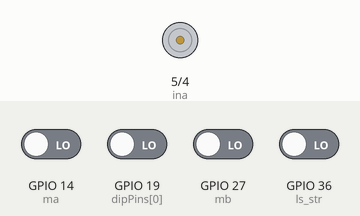
Recording of a sketch running on a simulated ESP32. Parts: motor-driver pin pairs drawn as motors (green arrow = first pin HIGH = forward, orange = second pin HIGH = backward, longer = more drive, scaled by the enable pin). The test bench sets the inputs (shaded band); at power-on: GPIO 14 (ma), GPIO 19 (dipPins[0]), GPIO 27 (mb), GPIO 36 (ls_str) LOW.

Above: at 1.2 s.
1.3 s: GPIO 14 (ma) driven HIGH
At 2.3 s:
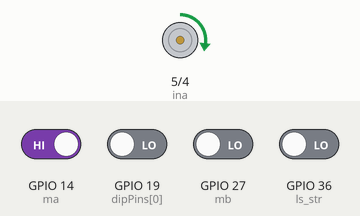
2.8 s: GPIO 27 (mb) driven HIGH
At 3.5 s:
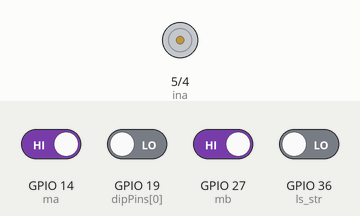
4.3 s: GPIO 14 (ma) driven LOW
At 4.7 s:
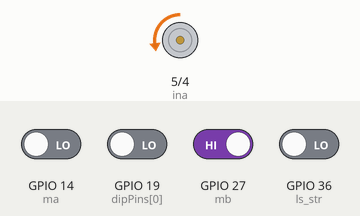
5.8 s: GPIO 27 (mb) driven LOW
At 7.0 s:
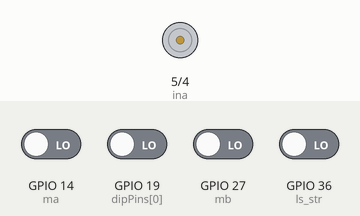
Timing chart, 0 to 8.3 s (numbered marks = the images above; inputs shaded):
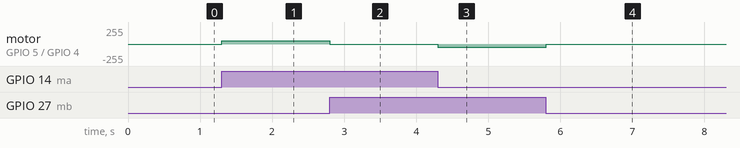

Measured:
- after the input at 1.3 s, motor on GPIO 5 (ina) / GPIO 4 (inb): stopped → forward 50/255 at once
- after the input at 2.8 s, motor on GPIO 5 (ina) / GPIO 4 (inb): forward 50/255 → stopped at once
- after the input at 4.3 s, motor on GPIO 5 (ina) / GPIO 4 (inb): stopped → backward 50/255 at once
- after the input at 5.8 s, motor on GPIO 5 (ina) / GPIO 4 (inb): backward 50/255 → stopped at once

The sketch:

limswi_single_homing_fixed.ino
```cpp
#include <math.h>

#define motor_num 8
#define str_ind 4
#define str_pwm 100
#define ina 5
#define inb 4
#define pwmpin 17
#define ma 14
#define mb 27
#define ls1 36
#define ls2 39

int dipPins[] = {19, 21, 22, 23};

int dipVal(int* dipPins){
  int sum = 0;
  for(int i = 0; i < 4; i++){
    sum += digitalRead(dipPins[i]) * pow(2, i);
  }
  return sum;
}

bool ls_happening = false;
bool hom = true;
bool isr_ls = false;

int hom_dir = 0;
bool ls_stat = 0;
int str_dir = 0;
int ls_str = 36;
long int pwm[motor_num] = {0};

void init(){
  ls_happening = false;
  hom = true;
  isr_ls = false;

  hom_dir = 0;
  ls_stat = false;
  str_dir = 0;
  ls_str = 36;
  pwm[motor_num] = {0};
}

void callback(){
  isr_ls = true;
}

void callback1(){
  int val = dipVal(dipPins);
  if(val == 1){
    //indicates that the homing process is started
    if(digitalRead(ls_str) == 1){ls_happening = true;}
  }
}
void setup() {
  // put your setup code here, to run once:
  pinMode(ls_str,INPUT_PULLDOWN);
  pinMode(ma, INPUT_PULLDOWN);
  pinMode(mb, INPUT_PULLDOWN);
  pinMode(ina, OUTPUT);
  pinMode(inb, OUTPUT);
  pinMode(pwmpin, OUTPUT);
  pinMode(dipPins[0], INPUT_PULLDOWN);
  attachInterrupt(digitalPinToInterrupt(ls_str), callback, CHANGE);
  attachInterrupt(digitalPinToInterrupt(dipPins[0]), callback1, CHANGE);
  Serial.begin(115200);
  init();
}

int val, a, b;

void loop() {
  // put your main code here, to run repeatedly:

  //check the input and see if the control is to move the motor

  a = digitalRead(ma);
  b = digitalRead(mb);
  // if(a == 1 && b == 0){
  //   digitalWrite(ina, 1);
  //   digitalWrite(inb, 0);
  //   analogWrite(pwmpin, 50);
  //   str_dir = 1;
  // }
  // else if(a == 0 && b == 1){
  //   digitalWrite(ina, 0);
  //   digitalWrite(inb, 1);
  //   analogWrite(pwmpin, 0);
  //   str_dir = -1;
  // }
  // else{
  //   str_dir = 0;
  // }
  if(a == 1 && b == 0){
    pwm[str_ind] = 50;
    str_dir = 1;
  }
  else if(a == 0 && b == 1){
    pwm[str_ind] = -50;
    str_dir = -1;
  }
  else{
    pwm[str_ind] = 0;
  }

  if(isr_ls == true){
    delay(50); //delay to sync values on the pins
    ls_stat = digitalRead(ls_str); //1 means non home, 0 is home
    ls_stat = ~ls_stat;  //1 is home, 0 is non home
    isr_ls = false;
    // Serial.println("ISR_LS is true");
    // Serial.println(ls_stat);
  }

  if(ls_stat == 1){
    hom = true;
    ls_happening = false;
    pwm[str_ind] = 0;
    init();
  }
  else{
    if(str_dir == 1) hom_dir = -1;
    else if(str_dir == -1) hom_dir = 1;
    hom = false;
  }

  if(ls_happening == true){
    pwm[str_ind] = str_pwm * hom_dir;
  }

  if(pwm[str_ind] > 0){
    digitalWrite(ina, 1);
    digitalWrite(inb, 0);
    analogWrite(pwmpin, pwm[str_ind]);
  }
  else if(pwm[str_ind] < 0){
    digitalWrite(ina, 0);
    digitalWrite(inb, 1);
    analogWrite(pwmpin, -1 * pwm[str_ind]);
  }
  else{
    digitalWrite(ina, 0);
    digitalWrite(inb, 0);
    analogWrite(pwmpin, 0);
  }

  delay(100);
}
```
